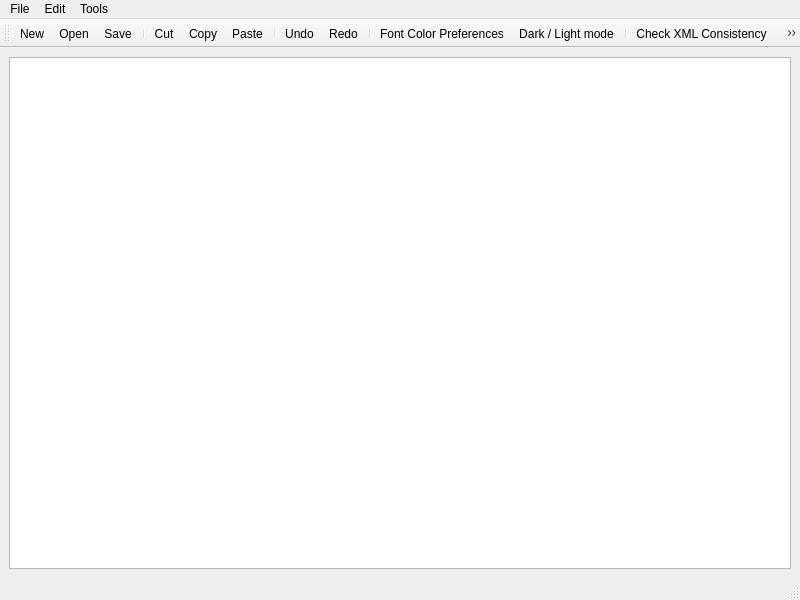
<?xml version="1.0" encoding="UTF-8"?>
<ui version="4.0">
 <class>Editor</class>
 <widget class="QMainWindow" name="Editor">
  <property name="geometry">
   <rect>
    <x>0</x>
    <y>0</y>
    <width>800</width>
    <height>600</height>
   </rect>
  </property>
  <property name="windowTitle">
   <string>Editor</string>
  </property>
  <widget class="QWidget" name="centralwidget">
   <layout class="QVBoxLayout" name="verticalLayout">
    <item>
     <widget class="QTextEdit" name="textEdit">
      <property name="lineWrapMode">
       <enum>QTextEdit::WidgetWidth</enum>
      </property>
      <property name="html">
       <string>&lt;!DOCTYPE HTML PUBLIC &quot;-//W3C//DTD HTML 4.0//EN&quot; &quot;http://www.w3.org/TR/REC-html40/strict.dtd&quot;&gt;
&lt;html&gt;&lt;head&gt;&lt;meta name=&quot;qrichtext&quot; content=&quot;1&quot; /&gt;&lt;style type=&quot;text/css&quot;&gt;
p, li { white-space: pre-wrap; }
&lt;/style&gt;&lt;/head&gt;&lt;body style=&quot; font-family:'MS Shell Dlg 2'; font-size:7.8pt; font-weight:400; font-style:normal;&quot;&gt;
&lt;p style=&quot;-qt-paragraph-type:empty; margin-top:0px; margin-bottom:0px; margin-left:0px; margin-right:0px; -qt-block-indent:0; text-indent:0px;&quot;&gt;&lt;br /&gt;&lt;/p&gt;&lt;/body&gt;&lt;/html&gt;</string>
      </property>
     </widget>
    </item>
   </layout>
  </widget>
  <widget class="QMenuBar" name="menubar">
   <property name="geometry">
    <rect>
     <x>0</x>
     <y>0</y>
     <width>800</width>
     <height>25</height>
    </rect>
   </property>
   <widget class="QMenu" name="menuFile">
    <property name="title">
     <string>File</string>
    </property>
    <addaction name="actionNew"/>
    <addaction name="actionOpen"/>
    <addaction name="separator"/>
    <addaction name="actionSave"/>
    <addaction name="actionSave_As"/>
   </widget>
   <widget class="QMenu" name="menuEdit">
    <property name="title">
     <string>Edit</string>
    </property>
    <addaction name="actionCut"/>
    <addaction name="actionCopy"/>
    <addaction name="actionPaste"/>
    <addaction name="separator"/>
    <addaction name="actionUndo"/>
    <addaction name="actionRedo"/>
    <addaction name="separator"/>
    <addaction name="actionFont_Color_Preferences"/>
    <addaction name="actionDark_Light_mode"/>
   </widget>
   <widget class="QMenu" name="menuTools">
    <property name="title">
     <string>Tools</string>
    </property>
    <addaction name="actionCheck_XML_Consistency"/>
    <addaction name="actionMinify"/>
    <addaction name="actionPrettify_XML"/>
    <addaction name="actionConvert_to_JSON"/>
    <addaction name="actionCompress_Data"/>
    <addaction name="actionShow_Consistency_Errors"/>
    <addaction name="actionFix_Consistency_Errors"/>
   </widget>
   <addaction name="menuFile"/>
   <addaction name="menuEdit"/>
   <addaction name="menuTools"/>
  </widget>
  <widget class="QStatusBar" name="statusbar"/>
  <widget class="QToolBar" name="toolBar">
   <property name="windowTitle">
    <string>toolBar</string>
   </property>
   <attribute name="toolBarArea">
    <enum>TopToolBarArea</enum>
   </attribute>
   <attribute name="toolBarBreak">
    <bool>false</bool>
   </attribute>
   <addaction name="actionNew"/>
   <addaction name="actionOpen"/>
   <addaction name="actionSave"/>
   <addaction name="separator"/>
   <addaction name="actionCut"/>
   <addaction name="actionCopy"/>
   <addaction name="actionPaste"/>
   <addaction name="separator"/>
   <addaction name="actionUndo"/>
   <addaction name="actionRedo"/>
   <addaction name="separator"/>
   <addaction name="actionFont_Color_Preferences"/>
   <addaction name="actionDark_Light_mode"/>
   <addaction name="separator"/>
   <addaction name="actionCheck_XML_Consistency"/>
   <addaction name="actionShow_Consistency_Errors"/>
   <addaction name="actionFix_Consistency_Errors"/>
   <addaction name="separator"/>
   <addaction name="actionMinify"/>
   <addaction name="actionPrettify_XML"/>
   <addaction name="separator"/>
   <addaction name="actionConvert_to_JSON"/>
   <addaction name="actionCompress_Data"/>
  </widget>
  <action name="actionNew">
   <property name="icon">
    <iconset resource="icons.qrc">
     <normaloff>:/icons/icons/add-file.png</normaloff>:/icons/icons/add-file.png</iconset>
   </property>
   <property name="text">
    <string>New</string>
   </property>
  </action>
  <action name="actionOpen">
   <property name="icon">
    <iconset resource="icons.qrc">
     <normaloff>:/icons/icons/open.png</normaloff>:/icons/icons/open.png</iconset>
   </property>
   <property name="text">
    <string>Open</string>
   </property>
  </action>
  <action name="actionSave">
   <property name="icon">
    <iconset resource="icons.qrc">
     <normaloff>:/icons/icons/floppy-disk.png</normaloff>:/icons/icons/floppy-disk.png</iconset>
   </property>
   <property name="text">
    <string>Save</string>
   </property>
  </action>
  <action name="actionSave_As">
   <property name="icon">
    <iconset resource="icons.qrc">
     <normaloff>:/icons/icons/saveas.png</normaloff>:/icons/icons/saveas.png</iconset>
   </property>
   <property name="text">
    <string>Save As</string>
   </property>
  </action>
  <action name="actionCut">
   <property name="icon">
    <iconset resource="icons.qrc">
     <normaloff>:/icons/icons/cut2.png</normaloff>:/icons/icons/cut2.png</iconset>
   </property>
   <property name="text">
    <string>Cut</string>
   </property>
  </action>
  <action name="actionCopy">
   <property name="icon">
    <iconset resource="icons.qrc">
     <normaloff>:/icons/icons/copy2.png</normaloff>:/icons/icons/copy2.png</iconset>
   </property>
   <property name="text">
    <string>Copy</string>
   </property>
  </action>
  <action name="actionPaste">
   <property name="icon">
    <iconset resource="icons.qrc">
     <normaloff>:/icons/icons/paste.png</normaloff>:/icons/icons/paste.png</iconset>
   </property>
   <property name="text">
    <string>Paste</string>
   </property>
  </action>
  <action name="actionUndo">
   <property name="icon">
    <iconset resource="icons.qrc">
     <normaloff>:/icons/icons/undo.png</normaloff>:/icons/icons/undo.png</iconset>
   </property>
   <property name="text">
    <string>Undo</string>
   </property>
  </action>
  <action name="actionRedo">
   <property name="icon">
    <iconset resource="icons.qrc">
     <normaloff>:/icons/icons/redo.png</normaloff>:/icons/icons/redo.png</iconset>
   </property>
   <property name="text">
    <string>Redo</string>
   </property>
  </action>
  <action name="actionFont_Color_Preferences">
   <property name="icon">
    <iconset resource="icons.qrc">
     <normaloff>:/icons/icons/font color.png</normaloff>:/icons/icons/font color.png</iconset>
   </property>
   <property name="text">
    <string>Font Color Preferences</string>
   </property>
  </action>
  <action name="actionDark_Light_mode">
   <property name="icon">
    <iconset resource="icons.qrc">
     <normaloff>:/icons/icons/dark light mode.png</normaloff>:/icons/icons/dark light mode.png</iconset>
   </property>
   <property name="text">
    <string>Dark / Light mode</string>
   </property>
  </action>
  <action name="actionMinify">
   <property name="icon">
    <iconset resource="icons.qrc">
     <normaloff>:/icons/icons/minify.png</normaloff>:/icons/icons/minify.png</iconset>
   </property>
   <property name="text">
    <string>Minify XML</string>
   </property>
   <property name="toolTip">
    <string>Minify XML</string>
   </property>
  </action>
  <action name="actionCheck_XML_Consistency">
   <property name="icon">
    <iconset resource="icons.qrc">
     <normaloff>:/icons/icons/cons.png</normaloff>:/icons/icons/cons.png</iconset>
   </property>
   <property name="text">
    <string>Check XML Consistency</string>
   </property>
  </action>
  <action name="actionPrettify_XML">
   <property name="icon">
    <iconset resource="icons.qrc">
     <normaloff>:/icons/icons/check consistency.png</normaloff>:/icons/icons/check consistency.png</iconset>
   </property>
   <property name="text">
    <string>Prettify XML</string>
   </property>
  </action>
  <action name="actionConvert_to_JSON">
   <property name="icon">
    <iconset resource="icons.qrc">
     <normaloff>:/icons/icons/to json.png</normaloff>:/icons/icons/to json.png</iconset>
   </property>
   <property name="text">
    <string>Convert to JSON</string>
   </property>
  </action>
  <action name="actionCompress_Data">
   <property name="icon">
    <iconset resource="icons.qrc">
     <normaloff>:/icons/icons/compress.png</normaloff>:/icons/icons/compress.png</iconset>
   </property>
   <property name="text">
    <string>Compress Data</string>
   </property>
  </action>
  <action name="actionShow_Consistency_Errors">
   <property name="icon">
    <iconset resource="icons.qrc">
     <normaloff>:/icons/icons/errors.png</normaloff>:/icons/icons/errors.png</iconset>
   </property>
   <property name="text">
    <string>Show Consistency Errors</string>
   </property>
  </action>
  <action name="actionFix_Consistency_Errors">
   <property name="icon">
    <iconset resource="icons.qrc">
     <normaloff>:/icons/icons/fix.png</normaloff>:/icons/icons/fix.png</iconset>
   </property>
   <property name="text">
    <string>Fix Consistency Errors</string>
   </property>
  </action>
 </widget>
 <resources>
  <include location="icons.qrc"/>
 </resources>
 <connections/>
</ui>
